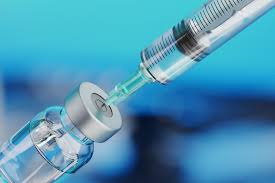
#> input picture images/images.jpg, 275 x 183 px, found by its file name
$ jupyter execute images.ipynb   (shell and % lines are left out)
#> lines starting #> are read from the running program, lines starting #| are printed output that depends on the picture
[cell 1]
from PIL import Image
import numpy as np

[cell 2]
filepath = r"C:\Users\user\Desktop\ai-ml\images\images.jpg"

[cell 3]
image = Image.open(filepath)
#> image is the input picture: PIL image 275x183 RGB; mean R, G, B 77.2, 149.8, 180.8
image.show()

[cell 4]
img = np.array(image)
img.shape
#> Out = (183, 275, 3)

[cell 5]
import cv2
image = cv2.imread(filepath)
#> image: shape (183, 275, 3)

[cell 6]
type(image)

[cell 7]
image.shape
#> Out = (183, 275, 3)

[cell 8]
import matplotlib.pyplot as plt
plt.imshow(image)
plt.axis('off') # Hide axes
plt.show()

[cell 9]
img=cv2.cvtColor(image, cv2.COLOR_BGR2RGB)
plt.imshow(img)
plt.axis('off')
plt.show()

[cell 10]
img= cv2.cvtColor(image, cv2.COLOR_BGR2GRAY)
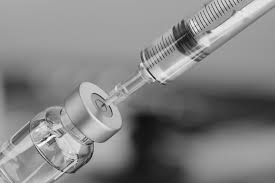
#> img: shape (183, 275); min 14, max 253, mean 131.6
plt.imshow(img, cmap='gray')
plt.axis('off')
plt.show()

[cell 11]
img.shape
#> Out = (183, 275)
